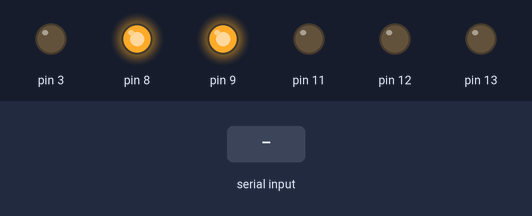
A sketch run on a simulated Arduino Uno, built with avr-gcc and run on an emulated ATmega328P. Parts: output pins drawn as LEDs (lit = HIGH). Inputs (shaded band) come from the test bench.

Above: at 6.2 s.
6.3 s: "8" received over the second serial link
At 7.5 s:
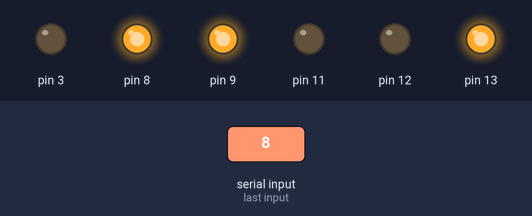
7.8 s: "2" received over the second serial link
At 8.8 s:
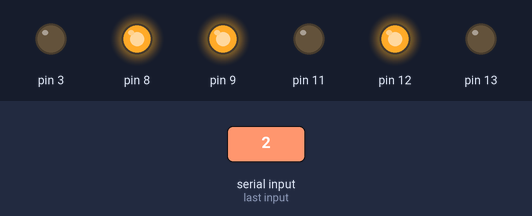
9.3 s: "4" received over the second serial link
At 10.1 s:
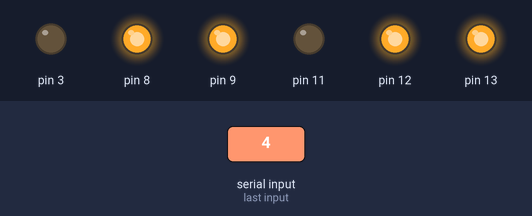
10.8 s: "6" received over the second serial link
At 11.3 s:
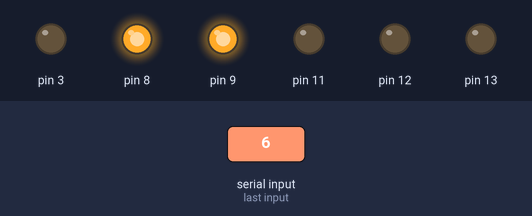
Timing chart, 0 to 13.3 s (numbered marks = the images above; inputs shaded):
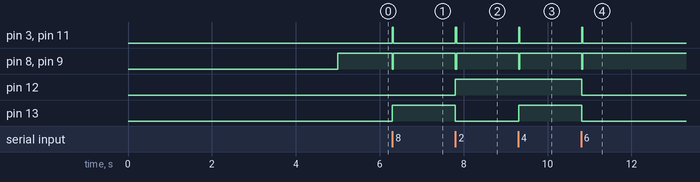

Measured:
- after the input at 6.3 s, pin 3, pin 11: LOW → HIGH at once, → LOW 0.03 s later; pin 8, pin 9: HIGH → LOW at once, → HIGH 0.03 s later; pin 13: LOW → HIGH at once
- after the input at 7.8 s, pin 3, pin 11: LOW → HIGH at once, → LOW 0.03 s later; pin 8, pin 9: HIGH → LOW at once, → HIGH 0.03 s later; pin 12: LOW → HIGH at once; pin 13: HIGH → LOW at once
- after the input at 9.3 s, pin 3, pin 11: LOW → HIGH at once, → LOW 0.03 s later; pin 8, pin 9: HIGH → LOW at once, → HIGH 0.03 s later; pin 13: LOW → HIGH at once
- after the input at 10.8 s, pin 3, pin 11: LOW → HIGH at once, → LOW 0.03 s later; pin 8, pin 9: HIGH → LOW at once, → HIGH 0.03 s later; pin 12, pin 13: HIGH → LOW at once

The sketch:

main.ino
```cpp
/* NB-Robotics
 * Name: Robot One
 * Version: 1.0
 */

/****************** Headers ******************/
#include <SoftwareSerial.h>

#include "lib/Motor.h"
#include "lib/Robot.h"
#include "lib/Sonar.h"

/*************** Robot objects ***************/

#define BT_RX_PIN 16
#define BT_TX_PIN 17

SoftwareSerial * serial = new SoftwareSerial(BT_RX_PIN, BT_TX_PIN);

/** Motor schematics
 * Function           A	    B
 * Direction	        D12	  D13
 * PWM	              D3	  D11
 * Brake	            D9	  D8
 * Current sensing  	A0 	  A1   (14 & 15)
 */

Motor * leftMotor = new Motor(12, 3, 9, 14);
Motor * rightMotor = new Motor(13, 11, 8, 15);

const int triggerPin = 10;
const int echoPin = 7;
const int maxDistanceInCm = 200;
Sonar * sonar = new Sonar(new NewPing(triggerPin, echoPin, maxDistanceInCm));

/* It's alive! */
Robot robotOne;

void setup()
{
  robotOne.initMotors(leftMotor, rightMotor);
  robotOne.initSonar(sonar);
  robotOne.enableRemoteControl(serial);
  delay(5000); // some start-up margin
}

void loop()
{
  //TODO: Write awesome program
  robotOne.runBlueStickCommand();
  delay(25);
  robotOne.stop();
  delay(25);
}
```

Motor.cpp
```cpp
#include "Arduino.h"
#include "../lib/Motor.h"

/* Function: Motor constructor
 * Brief: creates Motor object and initializes pins
 */
Motor::Motor(const int directionPin,
             const int pwmPin,
             const int brakePin,
             const int currentSensingPin)
  : directionPin_(directionPin),
    pwmPin_(pwmPin),
    brakePin_(brakePin),
    currentSensingPin_(currentSensingPin)
{
}

Motor::~Motor()
{
  digitalWrite(pwmPin_, 0);
}

/* Function: setup
 * Brief: prepares the motor for use
 */
void Motor::setupMotor()
{
  pinMode(directionPin_, OUTPUT);
  pinMode(pwmPin_, OUTPUT);
  pinMode(brakePin_, OUTPUT);
  pinMode(currentSensingPin_, INPUT);

  // make sure motor is idle
  analogWrite(pwmPin_, 0);
}

/* Function: rotate
 * Brief: rotates wheel in the specified direction and speed
 */
void Motor::rotate(Direction direction, unsigned int speed)
{
  speed = constrain(speed, 0, 100);
  speed = map(speed, 0, 100, 0, 255);

  digitalWrite(brakePin_, LOW);
  digitalWrite(directionPin_, direction);
  analogWrite(pwmPin_, speed);
}

/* Function: brake
 * Brief: stop rotating
 */
void Motor::brake()
{
  analogWrite(pwmPin_, 0);
  digitalWrite(brakePin_, HIGH);
}
```

Robot.cpp
```cpp
#include "../lib/Robot.h"

/* Function: Robot
 * Brief: Robot constructor
 */
Robot::Robot()
{
  state_ = stopped;
}

/* Function: ~Robot
 * Brief: Robot destructor
 */
Robot::~Robot()
{
  if (leftMotor_ != NULL &&
      rightMotor_ != NULL)
  {
    delete leftMotor_;
    delete rightMotor_;
  }
  if (sonar_ != NULL)
  {
    delete sonar_;
  }
  if (serial_ != NULL)
  {
    delete serial_;
  }
}

/* Function: initMotors
 * Brief: setup left and right motors
 */
void Robot::initMotors(Motor * leftMotor, Motor * rightMotor)
{
  leftMotor_ = leftMotor;
  rightMotor_ = rightMotor;

  leftMotor_->setupMotor();
  rightMotor_->setupMotor();
}

/* Function: initSonar
 * Brief: setup sonar
 */
void Robot::initSonar(Sonar * sonar)
{
  sonar_ = sonar;
}

/* Function: enableRemoteControl
 * Brief: enable Serial connection
 */
void Robot::enableRemoteControl(SoftwareSerial * serial)
{
  serial_ = serial;
  serial_->begin(9600);
}

/* Function: setSpeed
 * Brief: set integral robot speed
 */
void Robot::setSpeed(int speed)
{
  speed_ = speed;
}

/* Function: go
 * Brief: run Robot forwards
 */
void Robot::go()
{
  leftMotor_->rotate(counterClockwise, speed_);
  rightMotor_->rotate(clockwise, speed_);
  state_ = moving;
}

/* Function: stop
 * Brief: hit the brakes on both motors
 */
void Robot::stop()
{
  leftMotor_->brake();
  rightMotor_->brake();
  state_ = stopped;
}

/* Function: reverse
 * Brief: run the robot backwards
 */
void Robot::reverse()
{
  leftMotor_->rotate(clockwise, speed_);
  rightMotor_->rotate(counterClockwise, speed_);
  state_ = moving;
}

/* Function: turn
 * Brief: turn robot to either side
 */
void Robot::turn(Side side)
{
  if (side == left)
  {
    leftMotor_->rotate(clockwise, speed_);
    rightMotor_->rotate(clockwise, speed_);
  }
  else if (side == right)
  {
    leftMotor_->rotate(counterClockwise, speed_);
    rightMotor_->rotate(counterClockwise, speed_);
  }
  state_ = turning;
}

/* Function: isClearPath
 * Brief: check for object within minFreePath
 */
bool Robot::isClearPath(double minFreePath)
{
  bool isClearPath = true;
  if (sonar_->readDistanceInCm() < minFreePath)
  {
    isClearPath = false;
  }
  return isClearPath;
}

/* Function: runObstacleAvoidingAlgorithm
 * Brief: algoriithmmmm
 */
void Robot::runObstacleAvoidingAlgorithm()
{
  double minFreePath = 25;

  switch (state_)
  {
    case stopped:
      if (isClearPath(minFreePath))
      {
        go();
      }
      break;
    case moving:
      if (! isClearPath(minFreePath))
      {
        stop();
        delay(1000);
        turn(left);
      }
      break;
    case turning:
      if (isClearPath(minFreePath))
      {
        delay(250);
        stop();
      }
      break;
  }
}

/* Function: getSerialCommand
 * Brief: return received command from Serial read
 */
char Robot::getSerialCommand()
{
  char ch = '\0';
  if (serial_->available() > 0)
  {
    ch = serial_->read();
  }
  return ch;
}

/* Function: runBlueStickCommand
 * Brief: map received command from 'BlueStick' app to appropriate action
 */
void Robot::runBlueStickCommand()
{
  char ch = getSerialCommand();
  switch (ch)
  {
    case '0':
      stop();
      break;
    case '8':
      go();
      break;
    case '2':
      reverse();
      break;
    case '4':
      turn(left);
      break;
    case '6':
      turn(right);
      break;
    default:
      stop();
      break;
  }
}

/* Removable helper functions */
Sonar * Robot::getSonarHelperFunction()
{
  return sonar_;
}
```

Sonar.cpp
```cpp
#include "../lib/Sonar.h"

/* Function: Sonar
 * Brief: sonar constructor
 */
Sonar::Sonar(NewPing * newPing)
{
  newPing_ = newPing;
}

/* Function: ~Sonar
 * Brief: sonar destructor
 */
Sonar::~Sonar()
{
  delete newPing_;
}

/* Function: readDistanceInCm
 * Brief: return distance to nearest object in cm
 */
double Sonar::readDistanceInCm()
{
  unsigned long medianTimeInMicroSeconds;
  medianTimeInMicroSeconds = newPing_->ping_median();

  return newPing_->convert_cm(medianTimeInMicroSeconds);
}
```
